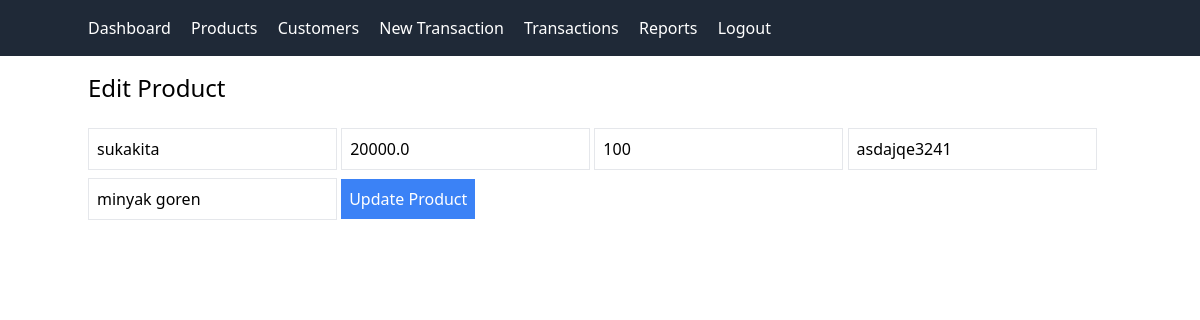
Screenshot of /edit_product/3 (signed in) with the database file from the repository.
### models.py (models this page shows)
class Product(db.Model):
    id = db.Column(db.Integer, primary_key=True)
    name = db.Column(db.String(100), nullable=False)
    price = db.Column(db.Float, nullable=False)
    stock = db.Column(db.Integer, default=0)
    barcode = db.Column(db.String(50), unique=True)
    category = db.Column(db.String(50))

### app.py (the view, shortened to what this page needs)
@app.route('/edit_product/<int:product_id>', methods=['GET', 'POST'])
@login_required
def edit_product(product_id):
    product = Product.query.get_or_404(product_id)
    return render_template('edit_product.html', product=product)

### app.py (called while the page is built)
@login_manager.user_loader
def load_user(user_id):
    return db.session.get(User, int(user_id))

### templates/edit_product.html
{% extends 'base.html' %}
{% block content %}
<h2 class="text-2xl">Edit Product</h2>
<form method="POST" class="mt-4">
    <input type="text" name="name" value="{{ product.name }}" required class="border p-2">
    <input type="number" name="price" value="{{ product.price }}" required class="border p-2 mt-2">
    <input type="number" name="stock" value="{{ product.stock }}" required class="border p-2 mt-2">
    <input type="text" name="barcode" value="{{ product.barcode }}" class="border p-2 mt-2">
    <input type="text" name="category" value="{{ product.category }}" class="border p-2 mt-2">
    <button type="submit" class="bg-blue-500 text-white p-2 mt-2">Update Product</button>
</form>
{% endblock %}

### rows the page displays
Product: name "sukakita", price "20000.0", stock "100", barcode "asdajqe3241", category "minyak goren"
